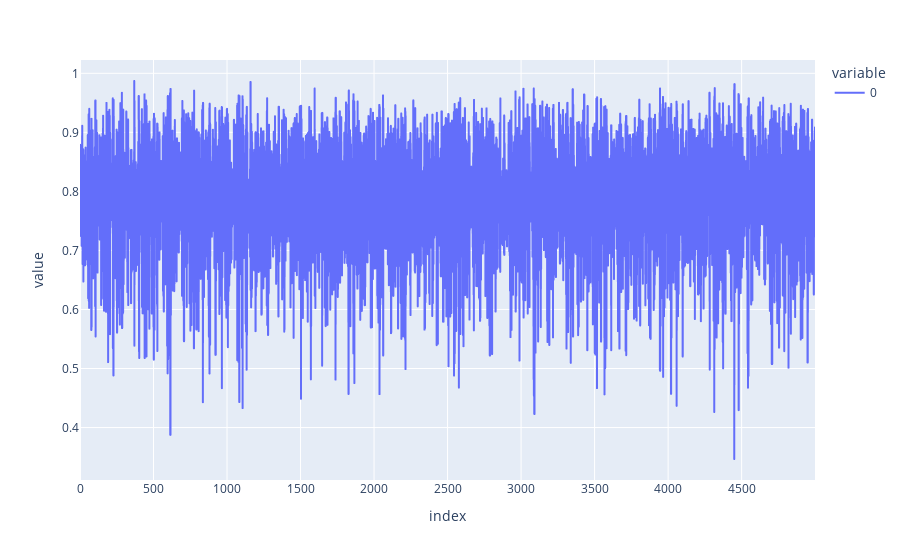

The notebook cell saved with this chart:
### Code cell
px.line(mcmc.get_samples()['pi'][5000:])

### Figure 1 — Plotly figure (JSON) as saved in the notebook; plotly's stock layout.template omitted (floating-point values rounded to 4 significant figures; data arrays with more than 128 entries replaced by an {"elided": "..."} marker saying what was removed)
{"data": [{"hovertemplate": "variable=0<br>index=%{x}<br>value=%{y}<extra></extra>", "legendgroup": "0", "line": {"color": "#636efa", "dash": "solid"}, "mode": "lines", "name": "0", "showlegend": true, "type": "scattergl", "x": {"elided": "5000 int values"}, "xaxis": "x", "y": {"elided": "5000 float values"}, "yaxis": "y"}], "layout": {"legend": {"title": {"text": "variable"}, "tracegroupgap": 0}, "margin": {"t": 60}, "xaxis": {"anchor": "y", "domain": [0, 1], "title": {"text": "index"}}, "yaxis": {"anchor": "x", "domain": [0, 1], "title": {"text": "value"}}}}
